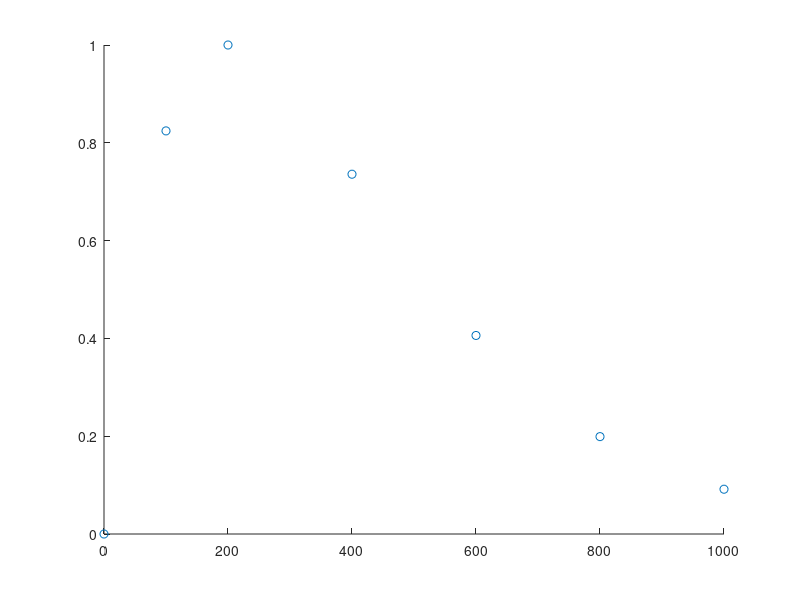

Reproduce this figure in MATLAB. (Note: this script raises an error after producing the figure.)
clear all; clc
x = [0 100 200 400 600 800 1000];
y = [0 0.82436 1 0.73576 0.40601 0.19915 0.09158];
n = 6+1;
hold on;
scatter(x,y,'r*');

% Construct A
A = [];
for i = 1:n
    for j = 1:n
        A(i,j) = x(i)^(j-1);
    end
end

% Solving the linear equation system
w = A\y.';

% Plug weights into polynomial and calculate the values
x = linspace(0,1000,1001);
y1 = [];
for i = 1:1001
    p = pp(n,w,x(i));
    y1 = [y1 p];
end

% Plot the interpolating polynomal with Runge's Function
xx = 0:1:1000;
yy = xx/200.*exp(-xx/200+1);
plot(x,y1,xx,yy);
